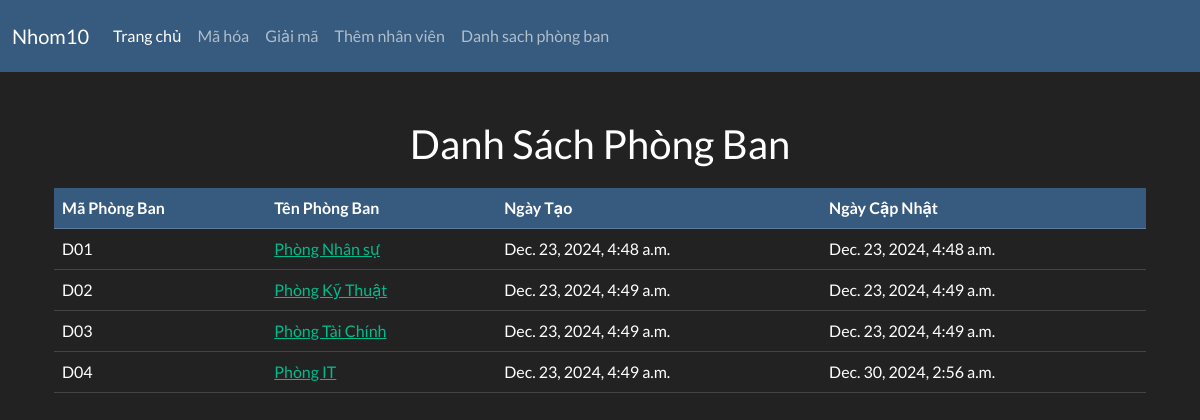
Screenshot of /departments/ with the database file from the repository.
### records/models.py (models this page shows, shortened)
class Department(models.Model):
    department_code = models.CharField(max_length=20, unique=True, null=False)
    name = models.CharField(max_length=100, null=False)
    created_at = models.DateTimeField(auto_now_add=True)
    updated_at = models.DateTimeField(auto_now=True)

### records/views.py (the view)
# urls.py: path('departments/', views.department_list, name='department_list'),
def department_list(request):
    departments = Department.objects.all()  # Lấy tất cả phòng ban
    return render(request, 'records/department_list.html', {'departments': departments})

### records/templates/records/department_list.html (shortened to what this page needs)
{% extends "records/home.html" %}
{% block content %}
<div class="container mt-5">
    <h2 style="margin-top: 20px; margin-bottom: 20px; text-align: center;">Danh Sách Phòng Ban</h2>
    <table class="table table-hover">
        <thead>
            <tr class="table-primary">
                <th>Mã Phòng Ban</th>
                <th>Tên Phòng Ban</th>
                <th>Ngày Tạo</th>
                <th>Ngày Cập Nhật</th>
            </tr>
        </thead>
        <tbody>
            {% for department in departments %}
            <tr>
                <td>{{ department.department_code }}</td>
                <td>  <a href="{% url 'employee_list' department.id %}">  {{ department.name }}</td>
                <td>{{ department.created_at }}</td>
                <td>{{ department.updated_at }}</td>
            </tr>
            {% endfor %}
        </tbody>
    </table>
</div>
{% endblock %}

### records/templates/records/home.html (shortened to what this page needs)
{% load static %}
<!DOCTYPE html>
<html lang="en">
<head>
    <link rel="stylesheet" href="{% static 'records/bootstrap.min.css' %}">
    <link rel="stylesheet" href="{% static 'records/new.css' %}">
</head>
<body>
    <nav class="navbar navbar-expand-lg bg-primary" data-bs-theme="dark">
        <div class="container-fluid">
          <a class="navbar-brand" href="#">Nhom10</a>
          <div class="collapse navbar-collapse" id="navbarColor01">
            <ul class="navbar-nav me-auto">
              <li class="nav-item">
                <a class="nav-link active" href="{% url 'home' %}">Trang chủ
                </a>
              </li>
              <li class="nav-item">
                <a class="nav-link" href="{% url 'encrypt' %}">Mã hóa</a>
              </li>
              <li class="nav-item">
                <a class="nav-link" href="{% url 'decrypt' %}">Giải mã</a>
              </li>
              <li class="nav-item">
                <a class="nav-link" href="{% url 'add' %}">Thêm nhân viên</a>
              </li>
              <li class="nav-item">
                <a class="nav-link" href="{% url 'department_list' %}">Danh sach phòng ban</a>
              </li>
            </ul>
          </div>
        </div>
      </nav>
      <main>
        <div class="container mt-5">
          {% block content %}{% endblock %}
      </div>
    </main>
</body>
</html>

### rows the page displays
Department: department_code "D01", name "Phòng Nhân sự", created_at "Dec. 23, 2024, 4:48 a.m.", updated_at "Dec. 23, 2024, 4:48 a.m."
Department: department_code "D02", name "Phòng Kỹ Thuật", created_at "Dec. 23, 2024, 4:49 a.m.", updated_at "Dec. 23, 2024, 4:49 a.m."
Department: department_code "D03", name "Phòng Tài Chính", created_at "Dec. 23, 2024, 4:49 a.m.", updated_at "Dec. 23, 2024, 4:49 a.m."
Department: department_code "D04", name "Phòng IT", created_at "Dec. 23, 2024, 4:49 a.m.", updated_at "Dec. 30, 2024, 2:56 a.m."
